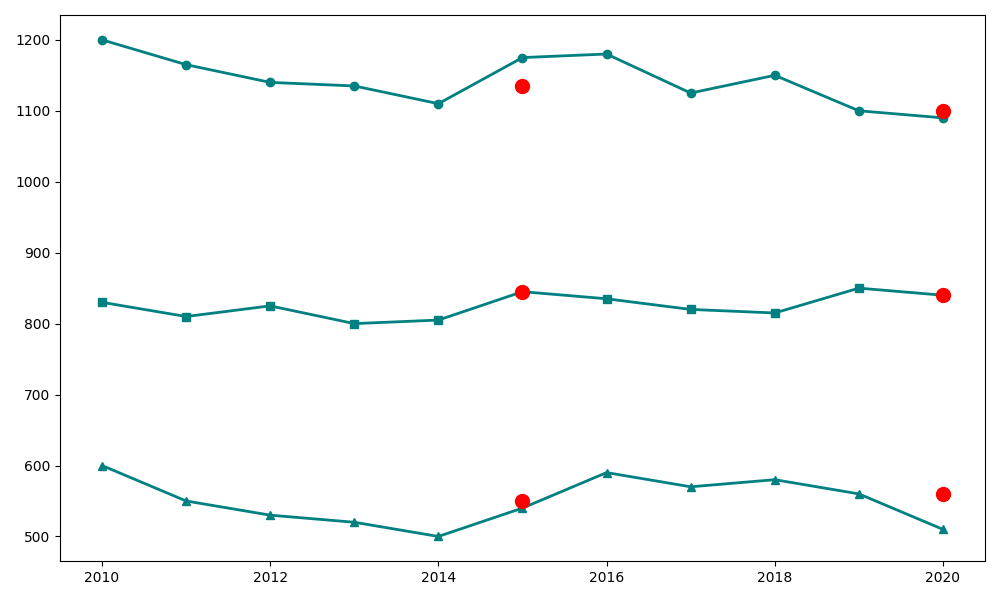

Generate this figure with Python:
import matplotlib.pyplot as plt
import numpy as np

years = np.arange(2010, 2021)
forest_population = [1200, 1165, 1140, 1135, 1110, 1175, 1180, 1125, 1150, 1100, 1090]
grassland_population = [830, 810, 825, 800, 805, 845, 835, 820, 815, 850, 840]
wetland_population = [600, 550, 530, 520, 500, 540, 590, 570, 580, 560, 510]

fig, ax = plt.subplots(figsize=(10, 6))

color = '#008080'
ax.plot(years, forest_population, color=color, linewidth=2, marker='o')
ax.plot(years, grassland_population, color=color, linewidth=2, marker='s')
ax.plot(years, wetland_population, color=color, linewidth=2, marker='^')

significant_years = [2015, 2020]
significant_values_forest = [1135, 1100]
significant_values_grassland = [845, 840]
significant_values_wetland = [550, 560]

ax.plot(significant_years, significant_values_forest, 'ro', markersize=10)
ax.plot(significant_years, significant_values_grassland, 'ro', markersize=10)
ax.plot(significant_years, significant_values_wetland, 'ro', markersize=10)

plt.tight_layout()
plt.show()
